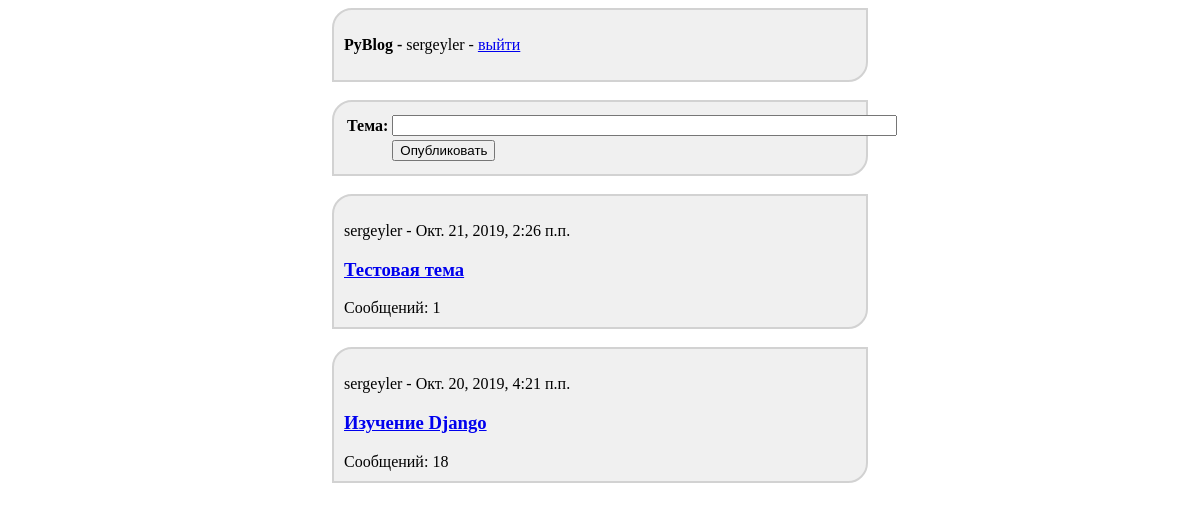
/topic_list/ (signed in), run on the app's committed database.
### main/models.py (models this page shows, shortened)
class Topic(models.Model):
    title = CharField(max_length=128, verbose_name='Тема')
    published = DateTimeField(auto_now_add=True, verbose_name='Опубликовано')
    creator = ForeignKey(User, on_delete=models.CASCADE, verbose_name='Опубликовал')
    class Meta:
        verbose_name = 'Темы'
        verbose_name_plural = 'Темы'
        ordering = ['published']

### main/views.py (the view)
# urls.py: path('topic_list/', topic_list_controller, name='topic_list'),
def topic_list_controller(request):
    if request.method == 'POST' and request.user.is_authenticated:
        form = TopicForm(request.POST)
        if form.is_valid():
            new_topic = form.save(commit=False)
            new_topic.creator = request.user
            new_topic.save()
    topics = Topic.objects.order_by('-published')
    context = {'topics': topics}
    entry_counts = {}
    for tc in topics:
        entry_count = Entry.objects.filter(topic=tc).count()
        entry_counts[tc.pk] = entry_count
    context['entry_counts'] = entry_counts
    if request.user.is_authenticated:
        form = TopicForm()
        context['form'] = form
    return render(request, 'main/topic_list.html', context)

### main/forms.py
class TopicForm(forms.ModelForm):
    class Meta:
        model = Topic
        fields = ['title']
        labels = {'title': 'Тема'}
        widgets = {'title': forms.TextInput(attrs={'size': 60})}

### main/templatetags/my_filters.py (called while the page is built)
def counts_getter(topic, entry_counts):
    return entry_counts[topic.pk]

### main/templates/main/topic_list.html (shortened to what this page needs)
{% extends 'layout/basic.html' %}
{% load my_filters %}
{% block header %}
    <div class="block">
        <p>
            <b>PyBlog - </b>
            {% if user.is_authenticated %}
                {{ user }} - <a href={% url 'logout' %}>выйти</a>
            {% else %}
                <a href="{% url 'login' %}">войти</a> или <a href={% url 'register' %}>зарегистрироваться</a>
            {% endif %}
        </p>
    </div>
    <br>
{% endblock %}
{% block publisher %}
    {% if user.is_authenticated %}
        <div class="block">
            <form method="post">
                <table>{{ form.as_table }}
                    <tr>
                        <td></td>
                        <td><input type="submit" name="submit" value="Опубликовать"></td>
                    </tr>
                </table>
            </form>
        </div>
        <br>
    {% endif %}
{% endblock %}
{% block content %}
    {% for topic in topics %}
        <div class='block'>
            <p>
                {{ topic.creator }} - {{ topic.published }}
            </p>
            <h3><a href="{% url 'entry_list' %}?topic_id={{ topic.pk }}"> {{ topic.title }}</a></h3>
            Сообщений: {{ topic|counts_getter:entry_counts }}
        </div>
        <br>
    {% empty %}
        <div class="block">
            <p>На форуме не создано ни одной темы</p>
        </div>
    {% endfor %}
{% endblock %}

### main/static/main/style.css (style rules this page uses)
div.block { background-color: RGB(240, 240, 240); border-top-left-radius: 20px; border-bottom-right-radius: 20px; border: 2px solid RGB(210,210,210); padding: 10px; margin-left: auto; margin-right: auto; width: 32em }

### data on the page
Topic: creator "sergeyler", published "Окт. 21, 2019, 2:26 п.п.", title "Тестовая тема", id "1"
Topic: creator "sergeyler", published "Окт. 20, 2019, 4:21 п.п.", title "Изучение Django", id "18"

### other printed values
{{ user }} "sergeyler"
